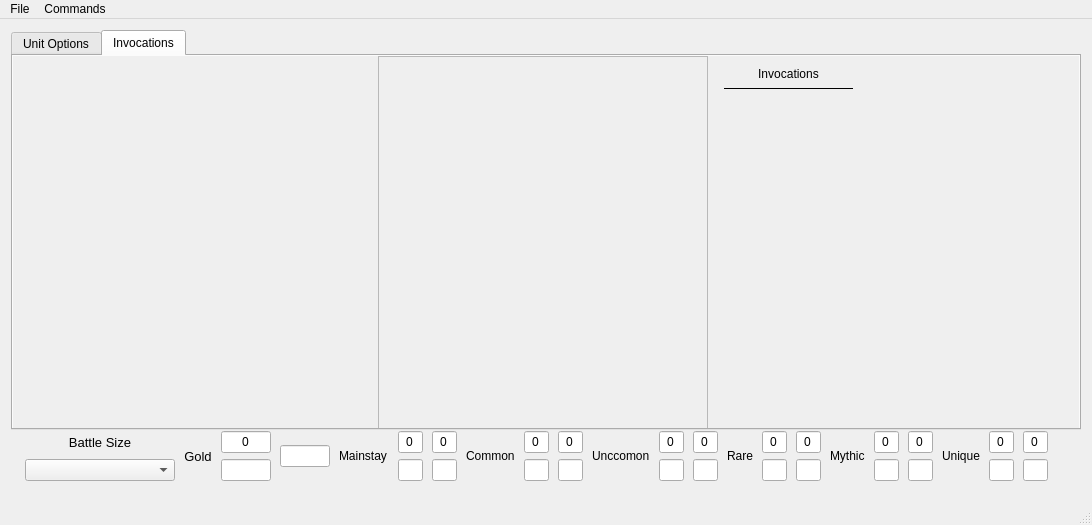
<?xml version="1.0" encoding="UTF-8"?>
<ui version="4.0">
 <class>MainWindow</class>
 <widget class="QMainWindow" name="MainWindow">
  <property name="geometry">
   <rect>
    <x>0</x>
    <y>0</y>
    <width>1092</width>
    <height>525</height>
   </rect>
  </property>
  <property name="sizePolicy">
   <sizepolicy hsizetype="Fixed" vsizetype="Fixed">
    <horstretch>0</horstretch>
    <verstretch>0</verstretch>
   </sizepolicy>
  </property>
  <property name="minimumSize">
   <size>
    <width>1092</width>
    <height>525</height>
   </size>
  </property>
  <property name="maximumSize">
   <size>
    <width>1092</width>
    <height>1600000</height>
   </size>
  </property>
  <property name="windowTitle">
   <string>Muster Maker</string>
  </property>
  <widget class="QWidget" name="centralWidget">
   <layout class="QGridLayout" name="gridLayout">
    <item row="1" column="0">
     <widget class="QWidget" name="hostDetails_widget" native="true">
      <layout class="QGridLayout" name="hostDetails_layout">
       <item row="1" column="3">
        <widget class="QLineEdit" name="read_goldMin">
         <property name="sizePolicy">
          <sizepolicy hsizetype="Fixed" vsizetype="Fixed">
           <horstretch>0</horstretch>
           <verstretch>0</verstretch>
          </sizepolicy>
         </property>
         <property name="maximumSize">
          <size>
           <width>50</width>
           <height>16777215</height>
          </size>
         </property>
         <property name="alignment">
          <set>Qt::AlignCenter</set>
         </property>
         <property name="readOnly">
          <bool>true</bool>
         </property>
        </widget>
       </item>
       <item row="0" column="5" rowspan="2">
        <widget class="QLabel" name="la_mainstay">
         <property name="sizePolicy">
          <sizepolicy hsizetype="Fixed" vsizetype="Preferred">
           <horstretch>0</horstretch>
           <verstretch>0</verstretch>
          </sizepolicy>
         </property>
         <property name="maximumSize">
          <size>
           <width>50</width>
           <height>16777215</height>
          </size>
         </property>
         <property name="text">
          <string>Mainstay</string>
         </property>
        </widget>
       </item>
       <item row="1" column="6">
        <widget class="QLineEdit" name="read_mnstyMin">
         <property name="sizePolicy">
          <sizepolicy hsizetype="Fixed" vsizetype="Fixed">
           <horstretch>0</horstretch>
           <verstretch>0</verstretch>
          </sizepolicy>
         </property>
         <property name="maximumSize">
          <size>
           <width>25</width>
           <height>16777215</height>
          </size>
         </property>
         <property name="alignment">
          <set>Qt::AlignCenter</set>
         </property>
         <property name="readOnly">
          <bool>true</bool>
         </property>
        </widget>
       </item>
       <item row="0" column="0">
        <widget class="QLabel" name="la_battleSize">
         <property name="font">
          <font>
           <pointsize>10</pointsize>
          </font>
         </property>
         <property name="text">
          <string>Battle Size</string>
         </property>
         <property name="alignment">
          <set>Qt::AlignCenter</set>
         </property>
        </widget>
       </item>
       <item row="0" column="9" rowspan="2">
        <widget class="QLabel" name="la_common">
         <property name="sizePolicy">
          <sizepolicy hsizetype="Fixed" vsizetype="Preferred">
           <horstretch>0</horstretch>
           <verstretch>0</verstretch>
          </sizepolicy>
         </property>
         <property name="text">
          <string>Common</string>
         </property>
        </widget>
       </item>
       <item row="0" column="10">
        <widget class="QLineEdit" name="read_cmmnCurr">
         <property name="sizePolicy">
          <sizepolicy hsizetype="Fixed" vsizetype="Fixed">
           <horstretch>0</horstretch>
           <verstretch>0</verstretch>
          </sizepolicy>
         </property>
         <property name="maximumSize">
          <size>
           <width>25</width>
           <height>16777215</height>
          </size>
         </property>
         <property name="text">
          <string>0</string>
         </property>
         <property name="alignment">
          <set>Qt::AlignCenter</set>
         </property>
         <property name="readOnly">
          <bool>true</bool>
         </property>
        </widget>
       </item>
       <item row="0" column="6">
        <widget class="QLineEdit" name="read_mnstyCurr">
         <property name="sizePolicy">
          <sizepolicy hsizetype="Fixed" vsizetype="Fixed">
           <horstretch>0</horstretch>
           <verstretch>0</verstretch>
          </sizepolicy>
         </property>
         <property name="maximumSize">
          <size>
           <width>25</width>
           <height>16777215</height>
          </size>
         </property>
         <property name="text">
          <string>0</string>
         </property>
         <property name="alignment">
          <set>Qt::AlignCenter</set>
         </property>
         <property name="readOnly">
          <bool>true</bool>
         </property>
        </widget>
       </item>
       <item row="1" column="10">
        <widget class="QLineEdit" name="read_cmmnMin">
         <property name="sizePolicy">
          <sizepolicy hsizetype="Fixed" vsizetype="Fixed">
           <horstretch>0</horstretch>
           <verstretch>0</verstretch>
          </sizepolicy>
         </property>
         <property name="maximumSize">
          <size>
           <width>25</width>
           <height>16777215</height>
          </size>
         </property>
         <property name="alignment">
          <set>Qt::AlignCenter</set>
         </property>
         <property name="readOnly">
          <bool>true</bool>
         </property>
        </widget>
       </item>
       <item row="0" column="26">
        <widget class="QLineEdit" name="read_uniqueCurr">
         <property name="sizePolicy">
          <sizepolicy hsizetype="Fixed" vsizetype="Fixed">
           <horstretch>0</horstretch>
           <verstretch>0</verstretch>
          </sizepolicy>
         </property>
         <property name="maximumSize">
          <size>
           <width>25</width>
           <height>16777215</height>
          </size>
         </property>
         <property name="text">
          <string>0</string>
         </property>
         <property name="alignment">
          <set>Qt::AlignCenter</set>
         </property>
         <property name="readOnly">
          <bool>true</bool>
         </property>
        </widget>
       </item>
       <item row="0" column="13" rowspan="2">
        <widget class="QLabel" name="la_uncommon">
         <property name="sizePolicy">
          <sizepolicy hsizetype="Fixed" vsizetype="Preferred">
           <horstretch>0</horstretch>
           <verstretch>0</verstretch>
          </sizepolicy>
         </property>
         <property name="text">
          <string>Unccomon</string>
         </property>
        </widget>
       </item>
       <item row="0" column="14">
        <widget class="QLineEdit" name="read_uncmmnCurr">
         <property name="sizePolicy">
          <sizepolicy hsizetype="Fixed" vsizetype="Fixed">
           <horstretch>0</horstretch>
           <verstretch>0</verstretch>
          </sizepolicy>
         </property>
         <property name="maximumSize">
          <size>
           <width>25</width>
           <height>16777215</height>
          </size>
         </property>
         <property name="text">
          <string>0</string>
         </property>
         <property name="alignment">
          <set>Qt::AlignCenter</set>
         </property>
         <property name="readOnly">
          <bool>true</bool>
         </property>
        </widget>
       </item>
       <item row="0" column="22">
        <widget class="QLineEdit" name="read_mythicCurr">
         <property name="sizePolicy">
          <sizepolicy hsizetype="Fixed" vsizetype="Fixed">
           <horstretch>0</horstretch>
           <verstretch>0</verstretch>
          </sizepolicy>
         </property>
         <property name="maximumSize">
          <size>
           <width>25</width>
           <height>16777215</height>
          </size>
         </property>
         <property name="text">
          <string>0</string>
         </property>
         <property name="alignment">
          <set>Qt::AlignCenter</set>
         </property>
         <property name="readOnly">
          <bool>true</bool>
         </property>
        </widget>
       </item>
       <item row="0" column="17" rowspan="2">
        <widget class="QLabel" name="la_rare">
         <property name="sizePolicy">
          <sizepolicy hsizetype="Fixed" vsizetype="Preferred">
           <horstretch>0</horstretch>
           <verstretch>0</verstretch>
          </sizepolicy>
         </property>
         <property name="text">
          <string>Rare</string>
         </property>
        </widget>
       </item>
       <item row="1" column="14">
        <widget class="QLineEdit" name="read_uncmmnMin">
         <property name="sizePolicy">
          <sizepolicy hsizetype="Fixed" vsizetype="Fixed">
           <horstretch>0</horstretch>
           <verstretch>0</verstretch>
          </sizepolicy>
         </property>
         <property name="maximumSize">
          <size>
           <width>25</width>
           <height>16777215</height>
          </size>
         </property>
         <property name="alignment">
          <set>Qt::AlignCenter</set>
         </property>
         <property name="readOnly">
          <bool>true</bool>
         </property>
        </widget>
       </item>
       <item row="0" column="21" rowspan="2">
        <widget class="QLabel" name="la_mythic">
         <property name="sizePolicy">
          <sizepolicy hsizetype="Fixed" vsizetype="Preferred">
           <horstretch>0</horstretch>
           <verstretch>0</verstretch>
          </sizepolicy>
         </property>
         <property name="text">
          <string>Mythic</string>
         </property>
        </widget>
       </item>
       <item row="0" column="18">
        <widget class="QLineEdit" name="read_rareCurr">
         <property name="sizePolicy">
          <sizepolicy hsizetype="Fixed" vsizetype="Fixed">
           <horstretch>0</horstretch>
           <verstretch>0</verstretch>
          </sizepolicy>
         </property>
         <property name="maximumSize">
          <size>
           <width>25</width>
           <height>16777215</height>
          </size>
         </property>
         <property name="text">
          <string>0</string>
         </property>
         <property name="alignment">
          <set>Qt::AlignCenter</set>
         </property>
         <property name="readOnly">
          <bool>true</bool>
         </property>
        </widget>
       </item>
       <item row="1" column="18">
        <widget class="QLineEdit" name="read_rareMin">
         <property name="sizePolicy">
          <sizepolicy hsizetype="Fixed" vsizetype="Fixed">
           <horstretch>0</horstretch>
           <verstretch>0</verstretch>
          </sizepolicy>
         </property>
         <property name="maximumSize">
          <size>
           <width>25</width>
           <height>16777215</height>
          </size>
         </property>
         <property name="alignment">
          <set>Qt::AlignCenter</set>
         </property>
         <property name="readOnly">
          <bool>true</bool>
         </property>
        </widget>
       </item>
       <item row="0" column="25" rowspan="2">
        <widget class="QLabel" name="la_unique">
         <property name="sizePolicy">
          <sizepolicy hsizetype="Fixed" vsizetype="Preferred">
           <horstretch>0</horstretch>
           <verstretch>0</verstretch>
          </sizepolicy>
         </property>
         <property name="text">
          <string>Unique</string>
         </property>
        </widget>
       </item>
       <item row="1" column="22">
        <widget class="QLineEdit" name="read_mythicMin">
         <property name="sizePolicy">
          <sizepolicy hsizetype="Fixed" vsizetype="Fixed">
           <horstretch>0</horstretch>
           <verstretch>0</verstretch>
          </sizepolicy>
         </property>
         <property name="maximumSize">
          <size>
           <width>25</width>
           <height>16777215</height>
          </size>
         </property>
         <property name="alignment">
          <set>Qt::AlignCenter</set>
         </property>
         <property name="readOnly">
          <bool>true</bool>
         </property>
        </widget>
       </item>
       <item row="1" column="26">
        <widget class="QLineEdit" name="read_uniqueMin">
         <property name="sizePolicy">
          <sizepolicy hsizetype="Fixed" vsizetype="Fixed">
           <horstretch>0</horstretch>
           <verstretch>0</verstretch>
          </sizepolicy>
         </property>
         <property name="maximumSize">
          <size>
           <width>25</width>
           <height>16777215</height>
          </size>
         </property>
         <property name="alignment">
          <set>Qt::AlignCenter</set>
         </property>
         <property name="readOnly">
          <bool>true</bool>
         </property>
        </widget>
       </item>
       <item row="1" column="0">
        <widget class="QComboBox" name="batSizeSlct">
         <property name="sizePolicy">
          <sizepolicy hsizetype="Fixed" vsizetype="Fixed">
           <horstretch>0</horstretch>
           <verstretch>0</verstretch>
          </sizepolicy>
         </property>
         <property name="minimumSize">
          <size>
           <width>150</width>
           <height>0</height>
          </size>
         </property>
        </widget>
       </item>
       <item row="0" column="1" rowspan="2">
        <widget class="QLabel" name="la_gold">
         <property name="sizePolicy">
          <sizepolicy hsizetype="Fixed" vsizetype="Preferred">
           <horstretch>0</horstretch>
           <verstretch>0</verstretch>
          </sizepolicy>
         </property>
         <property name="font">
          <font>
           <pointsize>10</pointsize>
          </font>
         </property>
         <property name="text">
          <string>Gold</string>
         </property>
         <property name="alignment">
          <set>Qt::AlignCenter</set>
         </property>
        </widget>
       </item>
       <item row="0" column="3">
        <widget class="QLineEdit" name="read_goldCurr">
         <property name="sizePolicy">
          <sizepolicy hsizetype="Fixed" vsizetype="Fixed">
           <horstretch>0</horstretch>
           <verstretch>0</verstretch>
          </sizepolicy>
         </property>
         <property name="maximumSize">
          <size>
           <width>50</width>
           <height>16777215</height>
          </size>
         </property>
         <property name="text">
          <string>0</string>
         </property>
         <property name="alignment">
          <set>Qt::AlignCenter</set>
         </property>
         <property name="readOnly">
          <bool>true</bool>
         </property>
        </widget>
       </item>
       <item row="0" column="4" rowspan="2">
        <widget class="QLineEdit" name="read_goldMax">
         <property name="sizePolicy">
          <sizepolicy hsizetype="Fixed" vsizetype="Fixed">
           <horstretch>0</horstretch>
           <verstretch>0</verstretch>
          </sizepolicy>
         </property>
         <property name="maximumSize">
          <size>
           <width>50</width>
           <height>16777215</height>
          </size>
         </property>
         <property name="alignment">
          <set>Qt::AlignCenter</set>
         </property>
         <property name="readOnly">
          <bool>true</bool>
         </property>
        </widget>
       </item>
       <item row="1" column="19">
        <widget class="QLineEdit" name="read_rareMax">
         <property name="sizePolicy">
          <sizepolicy hsizetype="Fixed" vsizetype="Fixed">
           <horstretch>0</horstretch>
           <verstretch>0</verstretch>
          </sizepolicy>
         </property>
         <property name="maximumSize">
          <size>
           <width>25</width>
           <height>16777215</height>
          </size>
         </property>
         <property name="alignment">
          <set>Qt::AlignCenter</set>
         </property>
         <property name="readOnly">
          <bool>true</bool>
         </property>
        </widget>
       </item>
       <item row="0" column="19">
        <widget class="QLineEdit" name="read_rareTotal">
         <property name="sizePolicy">
          <sizepolicy hsizetype="Fixed" vsizetype="Fixed">
           <horstretch>0</horstretch>
           <verstretch>0</verstretch>
          </sizepolicy>
         </property>
         <property name="maximumSize">
          <size>
           <width>25</width>
           <height>16777215</height>
          </size>
         </property>
         <property name="text">
          <string>0</string>
         </property>
         <property name="alignment">
          <set>Qt::AlignCenter</set>
         </property>
         <property name="readOnly">
          <bool>true</bool>
         </property>
        </widget>
       </item>
       <item row="0" column="15">
        <widget class="QLineEdit" name="read_uncmmnTotal">
         <property name="sizePolicy">
          <sizepolicy hsizetype="Fixed" vsizetype="Fixed">
           <horstretch>0</horstretch>
           <verstretch>0</verstretch>
          </sizepolicy>
         </property>
         <property name="maximumSize">
          <size>
           <width>25</width>
           <height>16777215</height>
          </size>
         </property>
         <property name="text">
          <string>0</string>
         </property>
         <property name="alignment">
          <set>Qt::AlignCenter</set>
         </property>
         <property name="readOnly">
          <bool>true</bool>
         </property>
        </widget>
       </item>
       <item row="0" column="11">
        <widget class="QLineEdit" name="read_cmmnTotal">
         <property name="sizePolicy">
          <sizepolicy hsizetype="Fixed" vsizetype="Fixed">
           <horstretch>0</horstretch>
           <verstretch>0</verstretch>
          </sizepolicy>
         </property>
         <property name="maximumSize">
          <size>
           <width>25</width>
           <height>16777215</height>
          </size>
         </property>
         <property name="text">
          <string>0</string>
         </property>
         <property name="alignment">
          <set>Qt::AlignCenter</set>
         </property>
         <property name="readOnly">
          <bool>true</bool>
         </property>
        </widget>
       </item>
       <item row="0" column="23">
        <widget class="QLineEdit" name="read_mythicTotal">
         <property name="sizePolicy">
          <sizepolicy hsizetype="Fixed" vsizetype="Fixed">
           <horstretch>0</horstretch>
           <verstretch>0</verstretch>
          </sizepolicy>
         </property>
         <property name="maximumSize">
          <size>
           <width>25</width>
           <height>16777215</height>
          </size>
         </property>
         <property name="text">
          <string>0</string>
         </property>
         <property name="alignment">
          <set>Qt::AlignCenter</set>
         </property>
         <property name="readOnly">
          <bool>true</bool>
         </property>
        </widget>
       </item>
       <item row="1" column="11">
        <widget class="QLineEdit" name="read_cmmnMax">
         <property name="sizePolicy">
          <sizepolicy hsizetype="Fixed" vsizetype="Fixed">
           <horstretch>0</horstretch>
           <verstretch>0</verstretch>
          </sizepolicy>
         </property>
         <property name="maximumSize">
          <size>
           <width>25</width>
           <height>16777215</height>
          </size>
         </property>
         <property name="alignment">
          <set>Qt::AlignCenter</set>
         </property>
         <property name="readOnly">
          <bool>true</bool>
         </property>
        </widget>
       </item>
       <item row="1" column="7">
        <widget class="QLineEdit" name="read_mnstyMax">
         <property name="sizePolicy">
          <sizepolicy hsizetype="Fixed" vsizetype="Fixed">
           <horstretch>0</horstretch>
           <verstretch>0</verstretch>
          </sizepolicy>
         </property>
         <property name="maximumSize">
          <size>
           <width>25</width>
           <height>16777215</height>
          </size>
         </property>
         <property name="alignment">
          <set>Qt::AlignCenter</set>
         </property>
         <property name="readOnly">
          <bool>true</bool>
         </property>
        </widget>
       </item>
       <item row="0" column="7">
        <widget class="QLineEdit" name="read_mnstyTotal">
         <property name="sizePolicy">
          <sizepolicy hsizetype="Fixed" vsizetype="Fixed">
           <horstretch>0</horstretch>
           <verstretch>0</verstretch>
          </sizepolicy>
         </property>
         <property name="maximumSize">
          <size>
           <width>25</width>
           <height>16777215</height>
          </size>
         </property>
         <property name="text">
          <string>0</string>
         </property>
         <property name="alignment">
          <set>Qt::AlignCenter</set>
         </property>
         <property name="readOnly">
          <bool>true</bool>
         </property>
        </widget>
       </item>
       <item row="1" column="15">
        <widget class="QLineEdit" name="read_uncmmnMax">
         <property name="sizePolicy">
          <sizepolicy hsizetype="Fixed" vsizetype="Fixed">
           <horstretch>0</horstretch>
           <verstretch>0</verstretch>
          </sizepolicy>
         </property>
         <property name="maximumSize">
          <size>
           <width>25</width>
           <height>16777215</height>
          </size>
         </property>
         <property name="alignment">
          <set>Qt::AlignCenter</set>
         </property>
         <property name="readOnly">
          <bool>true</bool>
         </property>
        </widget>
       </item>
       <item row="1" column="23">
        <widget class="QLineEdit" name="read_mythicMax">
         <property name="sizePolicy">
          <sizepolicy hsizetype="Fixed" vsizetype="Fixed">
           <horstretch>0</horstretch>
           <verstretch>0</verstretch>
          </sizepolicy>
         </property>
         <property name="maximumSize">
          <size>
           <width>25</width>
           <height>16777215</height>
          </size>
         </property>
         <property name="alignment">
          <set>Qt::AlignCenter</set>
         </property>
         <property name="readOnly">
          <bool>true</bool>
         </property>
        </widget>
       </item>
       <item row="1" column="27">
        <widget class="QLineEdit" name="read_uniqueMax">
         <property name="sizePolicy">
          <sizepolicy hsizetype="Fixed" vsizetype="Fixed">
           <horstretch>0</horstretch>
           <verstretch>0</verstretch>
          </sizepolicy>
         </property>
         <property name="maximumSize">
          <size>
           <width>25</width>
           <height>16777215</height>
          </size>
         </property>
         <property name="alignment">
          <set>Qt::AlignCenter</set>
         </property>
         <property name="readOnly">
          <bool>true</bool>
         </property>
        </widget>
       </item>
       <item row="0" column="27">
        <widget class="QLineEdit" name="read_uniqueTotal">
         <property name="sizePolicy">
          <sizepolicy hsizetype="Fixed" vsizetype="Fixed">
           <horstretch>0</horstretch>
           <verstretch>0</verstretch>
          </sizepolicy>
         </property>
         <property name="maximumSize">
          <size>
           <width>25</width>
           <height>16777215</height>
          </size>
         </property>
         <property name="text">
          <string>0</string>
         </property>
         <property name="alignment">
          <set>Qt::AlignCenter</set>
         </property>
         <property name="readOnly">
          <bool>true</bool>
         </property>
        </widget>
       </item>
      </layout>
      <zorder>la_battleSize</zorder>
      <zorder>batSizeSlct</zorder>
      <zorder>read_goldMin</zorder>
      <zorder>la_mainstay</zorder>
      <zorder>read_mnstyCurr</zorder>
      <zorder>read_mnstyMin</zorder>
      <zorder>la_common</zorder>
      <zorder>read_cmmnCurr</zorder>
      <zorder>read_cmmnMin</zorder>
      <zorder>la_uncommon</zorder>
      <zorder>read_uncmmnCurr</zorder>
      <zorder>read_uncmmnMin</zorder>
      <zorder>la_rare</zorder>
      <zorder>read_rareCurr</zorder>
      <zorder>read_rareMin</zorder>
      <zorder>la_mythic</zorder>
      <zorder>read_mythicCurr</zorder>
      <zorder>read_mythicMin</zorder>
      <zorder>la_unique</zorder>
      <zorder>read_uniqueCurr</zorder>
      <zorder>read_uniqueMin</zorder>
      <zorder>la_gold</zorder>
      <zorder>read_goldCurr</zorder>
      <zorder>read_goldMax</zorder>
      <zorder>read_mnstyMax</zorder>
      <zorder>read_mnstyTotal</zorder>
      <zorder>read_cmmnMax</zorder>
      <zorder>read_cmmnTotal</zorder>
      <zorder>read_uncmmnMax</zorder>
      <zorder>read_uncmmnTotal</zorder>
      <zorder>read_rareMax</zorder>
      <zorder>read_rareTotal</zorder>
      <zorder>read_mythicMax</zorder>
      <zorder>read_mythicTotal</zorder>
      <zorder>read_uniqueMax</zorder>
      <zorder>read_uniqueTotal</zorder>
     </widget>
    </item>
    <item row="0" column="0">
     <widget class="QTabWidget" name="tabWidget">
      <property name="sizePolicy">
       <sizepolicy hsizetype="Expanding" vsizetype="Fixed">
        <horstretch>0</horstretch>
        <verstretch>0</verstretch>
       </sizepolicy>
      </property>
      <property name="minimumSize">
       <size>
        <width>0</width>
        <height>400</height>
       </size>
      </property>
      <property name="tabPosition">
       <enum>QTabWidget::North</enum>
      </property>
      <property name="tabShape">
       <enum>QTabWidget::Rounded</enum>
      </property>
      <property name="currentIndex">
       <number>1</number>
      </property>
      <property name="elideMode">
       <enum>Qt::ElideNone</enum>
      </property>
      <property name="documentMode">
       <bool>false</bool>
      </property>
      <property name="tabsClosable">
       <bool>false</bool>
      </property>
      <property name="movable">
       <bool>false</bool>
      </property>
      <property name="tabBarAutoHide">
       <bool>false</bool>
      </property>
      <widget class="QWidget" name="hostOptions">
       <attribute name="title">
        <string>Unit Options</string>
       </attribute>
      </widget>
      <widget class="QWidget" name="hostInvoc">
       <property name="autoFillBackground">
        <bool>true</bool>
       </property>
       <attribute name="title">
        <string>Invocations</string>
       </attribute>
       <widget class="QScrollArea" name="invoc_scroll">
        <property name="geometry">
         <rect>
          <x>365</x>
          <y>0</y>
          <width>330</width>
          <height>374</height>
         </rect>
        </property>
        <property name="minimumSize">
         <size>
          <width>330</width>
          <height>374</height>
         </size>
        </property>
        <property name="maximumSize">
         <size>
          <width>16777215</width>
          <height>16777215</height>
         </size>
        </property>
        <property name="widgetResizable">
         <bool>true</bool>
        </property>
        <property name="alignment">
         <set>Qt::AlignLeading|Qt::AlignLeft|Qt::AlignVCenter</set>
        </property>
        <widget class="QWidget" name="invoc_scrollArea">
         <property name="geometry">
          <rect>
           <x>0</x>
           <y>0</y>
           <width>328</width>
           <height>372</height>
          </rect>
         </property>
         <layout class="QVBoxLayout" name="invocUnitList">
          <property name="leftMargin">
           <number>5</number>
          </property>
          <property name="topMargin">
           <number>5</number>
          </property>
          <property name="rightMargin">
           <number>5</number>
          </property>
         </layout>
        </widget>
       </widget>
       <widget class="QWidget" name="invocListWidget" native="true">
        <property name="geometry">
         <rect>
          <x>700</x>
          <y>0</y>
          <width>151</width>
          <height>371</height>
         </rect>
        </property>
        <property name="maximumSize">
         <size>
          <width>151</width>
          <height>371</height>
         </size>
        </property>
        <layout class="QFormLayout" name="invocListLayout">
         <item row="0" column="0" colspan="2">
          <widget class="QLabel" name="label_2">
           <property name="text">
            <string>Invocations</string>
           </property>
           <property name="alignment">
            <set>Qt::AlignCenter</set>
           </property>
          </widget>
         </item>
         <item row="1" column="0" colspan="2">
          <widget class="Line" name="line">
           <property name="minimumSize">
            <size>
             <width>30</width>
             <height>2</height>
            </size>
           </property>
           <property name="frameShadow">
            <enum>QFrame::Plain</enum>
           </property>
           <property name="lineWidth">
            <number>1</number>
           </property>
           <property name="orientation">
            <enum>Qt::Horizontal</enum>
           </property>
          </widget>
         </item>
        </layout>
       </widget>
      </widget>
     </widget>
    </item>
   </layout>
  </widget>
  <widget class="QMenuBar" name="menuBar">
   <property name="geometry">
    <rect>
     <x>0</x>
     <y>0</y>
     <width>1092</width>
     <height>21</height>
    </rect>
   </property>
   <widget class="QMenu" name="menuFile">
    <property name="title">
     <string>File</string>
    </property>
    <addaction name="actionNew_Host"/>
    <addaction name="actionSave_Host"/>
    <addaction name="actionLoad_Host"/>
    <addaction name="actionQuit"/>
   </widget>
   <widget class="QMenu" name="menuCommands">
    <property name="title">
     <string>Commands</string>
    </property>
    <addaction name="separator"/>
    <addaction name="actionAdd_Command"/>
    <addaction name="actionRemove_Command"/>
   </widget>
   <addaction name="menuFile"/>
   <addaction name="menuCommands"/>
  </widget>
  <widget class="QStatusBar" name="statusBar"/>
  <action name="actionTest">
   <property name="text">
    <string>Add Button</string>
   </property>
  </action>
  <action name="actionTest2">
   <property name="text">
    <string>Remove Button</string>
   </property>
  </action>
  <action name="actionAdd_Tab">
   <property name="text">
    <string>Add Tab</string>
   </property>
  </action>
  <action name="actionRemove_Tab">
   <property name="text">
    <string>Remove Tab</string>
   </property>
  </action>
  <action name="actionAdd_Command">
   <property name="text">
    <string>Add Command</string>
   </property>
  </action>
  <action name="actionRemove_Command">
   <property name="text">
    <string>Remove Command</string>
   </property>
  </action>
  <action name="actionNew_Host">
   <property name="text">
    <string>New Host</string>
   </property>
  </action>
  <action name="actionSave_Host">
   <property name="text">
    <string>Save Host</string>
   </property>
  </action>
  <action name="actionLoad_Host">
   <property name="text">
    <string>Load Host</string>
   </property>
  </action>
  <action name="actionQuit">
   <property name="text">
    <string>Quit</string>
   </property>
  </action>
 </widget>
 <layoutdefault spacing="6" margin="11"/>
 <resources/>
 <connections/>
</ui>
